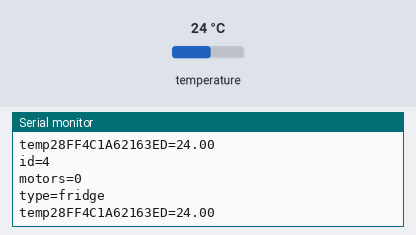
Recording of a sketch running on a simulated Arduino Uno, built with avr-gcc and run on an emulated ATmega328P. Shown: the last lines printed to the serial monitor. The inputs (shaded band) are chosen by the test bench; at power-on: temperature 24 °C.

Above: at 3.1 s.
3.2 s: temperature set to 12 °C
At 4.4 s:
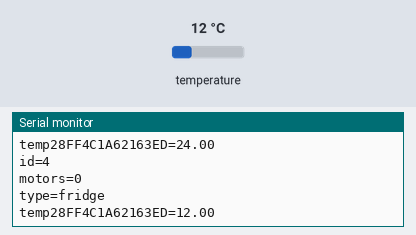
5.1 s: temperature set to 19 °C
At 6.5 s:
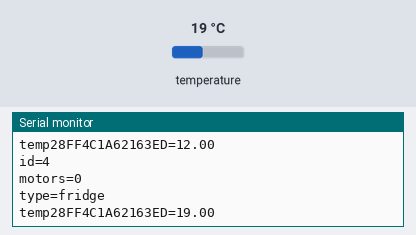
Timing chart, 0 to 8.1 s (numbered marks = the images above; inputs shaded):
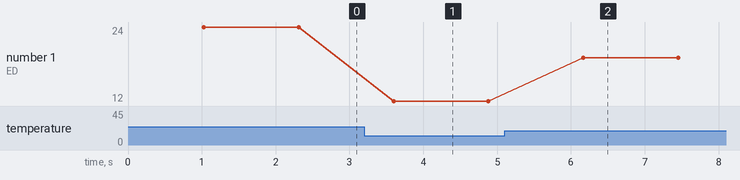

Measured:
- after the input at 3.2 s, the serial monitor: prints a new line after 0.40 s (image 1)
- after the input at 5.1 s, the serial monitor: prints a new line after 1.1 s (image 2)
- plotted number 1: 24 → 12 after the input at 3.2 s, 12 → 19 after the input at 5.1 s

The sketch:

temperature.ino
```cpp
#include <OneWire.h>
OneWire  ds(8);

void setup(void) {
  Serial.begin(115200);
}

void loop(void) {
  byte i;
  byte present = 0;
  byte type_s;
  byte data[12];
  byte addr[8];
  float celsius, fahrenheit;

  if ( !ds.search(addr)) {
    ds.reset_search();
    delay(250);
    return;
  }

  if (OneWire::crc8(addr, 7) != addr[7]) return; //CRC is not valid!

  ds.reset();
  ds.select(addr);
  ds.write(0x44, 1);        // start conversion, with parasite power on at the end

  delay(1000);     // maybe 750ms is enough, maybe not

  present = ds.reset();
  ds.select(addr);
  ds.write(0xBE);         // Read Scratchpad

  for ( i = 0; i < 9; i++) {           // we need 9 bytes
    data[i] = ds.read();
  }

  int16_t raw = (data[1] << 8) | data[0];
  if (type_s) {
    raw = raw << 3; // 9 bit resolution default
    if (data[7] == 0x10) {
      // "count remain" gives full 12 bit resolution
      raw = (raw & 0xFFF0) + 12 - data[6];
    }
  } else {
    byte cfg = (data[4] & 0x60);
    // at lower res, the low bits are undefined, so let's zero them
    if (cfg == 0x00) raw = raw & ~7;  // 9 bit resolution, 93.75 ms
    else if (cfg == 0x20) raw = raw & ~3; // 10 bit res, 187.5 ms
    else if (cfg == 0x40) raw = raw & ~1; // 11 bit res, 375 ms
    //// default is 12 bit resolution, 750 ms conversion time
  }
  celsius = (float)raw / 16.0;
  Serial.println("id=4");
  Serial.println("motors=0");
  Serial.println("type=fridge");
  Serial.print("temp");
  for( i = 0; i < 8; i++) {
    Serial.print(addr[i], HEX);
  }
  Serial.print("=");
  Serial.println(celsius);
}
```
